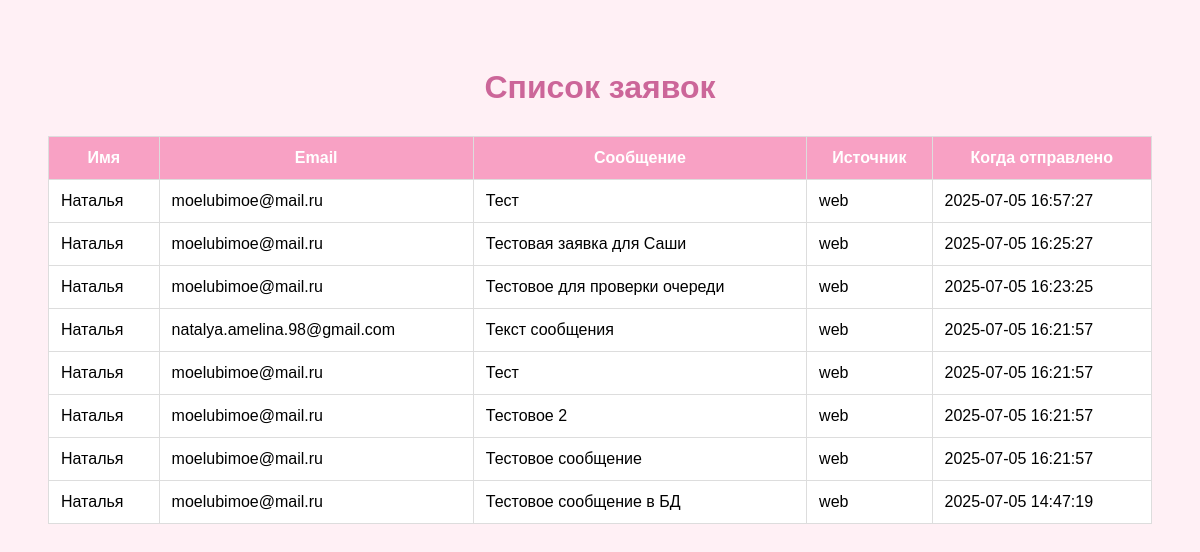
Screenshot of /submissions with the database file from the repository.
### app/models.py (models this page shows)
class Feedback(Base):
    __tablename__ = "feedback"
    id = Column(Integer, primary_key=True, index=True)
    name = Column(String, nullable=False)
    email = Column(String, nullable=False)
    message = Column(Text, nullable=False)
    source = Column(String)
    created_at = Column(TIMESTAMP, server_default=func.now())

### app/main.py (the view)
@app.get("/submissions", response_class=HTMLResponse)
def show_submissions(request: Request):
    session = SessionLocal()
    submissions = session.query(Feedback).order_by(Feedback.created_at.desc()).all()
    session.close()
    return templates.TemplateResponse("submissions.html", {
        "request": request,
        "submissions": submissions
    })

### templates/submissions.html (shortened to what this page needs)
<!DOCTYPE html>
<html lang="ru">
<head>
</head>
<body>
  <h1>Список заявок</h1>
  <table>
    <thead>
      <tr>
        <th>Имя</th>
        <th>Email</th>
        <th>Сообщение</th>
        <th>Источник</th>
        <th>Когда отправлено</th>
      </tr>
    </thead>
    <tbody>
      {% for item in submissions %}
      <tr>
        <td>{{ item.name }}</td>
        <td>{{ item.email }}</td>
        <td>{{ item.message }}</td>
        <td>{{ item.source }}</td>
        <td>{{ item.created_at }}</td>
      </tr>
      {% endfor %}
    </tbody>
  </table>
</body>
</html>

### templates/submissions.html (style rules this page uses)
body { font-family: sans-serif; background: #fff0f5; padding: 40px; }
h1 { text-align: center; color: #cc6699; }
table { width: 100%; border-collapse: collapse; margin-top: 30px; background: white; }
th, td { border: 1px solid #ddd; padding: 12px; }
th { background: #f8a1c4; color: white; }

### rows the page displays
Feedback: name "Наталья", email "moelubimoe@mail.ru", message "Тест", source "web", created_at "2025-07-05 16:57:27"
Feedback: name "Наталья", email "moelubimoe@mail.ru", message "Тестовая заявка для Саши", source "web", created_at "2025-07-05 16:25:27"
Feedback: name "Наталья", email "moelubimoe@mail.ru", message "Тестовое для проверки очереди", source "web", created_at "2025-07-05 16:23:25"
Feedback: name "Наталья", email "natalya.amelina.98@gmail.com", message "Текст сообщения", source "web", created_at "2025-07-05 16:21:57"
Feedback: name "Наталья", email "moelubimoe@mail.ru", message "Тест", source "web", created_at "2025-07-05 16:21:57"
Feedback: name "Наталья", email "moelubimoe@mail.ru", message "Тестовое 2", source "web", created_at "2025-07-05 16:21:57"
Feedback: name "Наталья", email "moelubimoe@mail.ru", message "Тестовое сообщение", source "web", created_at "2025-07-05 16:21:57"
Feedback: name "Наталья", email "moelubimoe@mail.ru", message "Тестовое сообщение в БД", source "web", created_at "2025-07-05 14:47:19"
